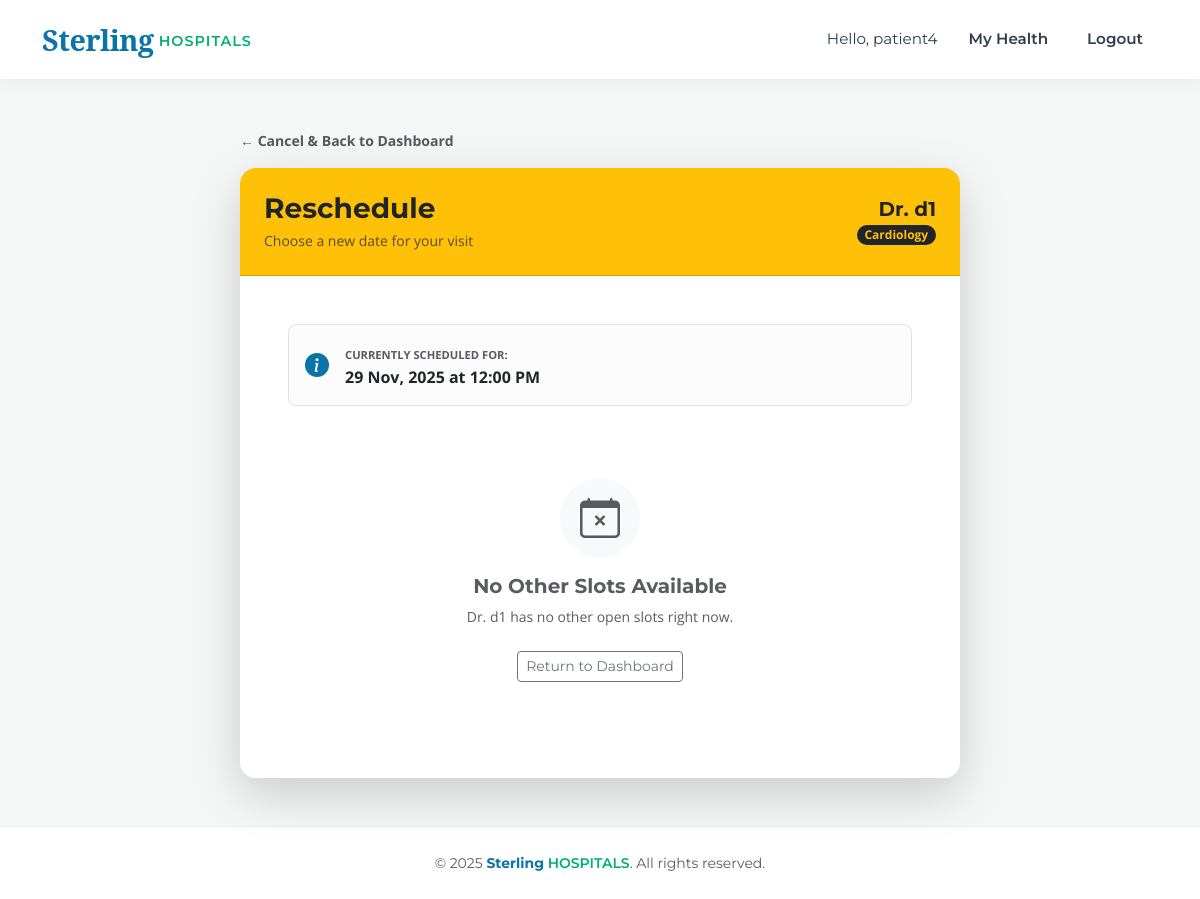
The app's page /appointment/4/reschedule (signed in), older data.
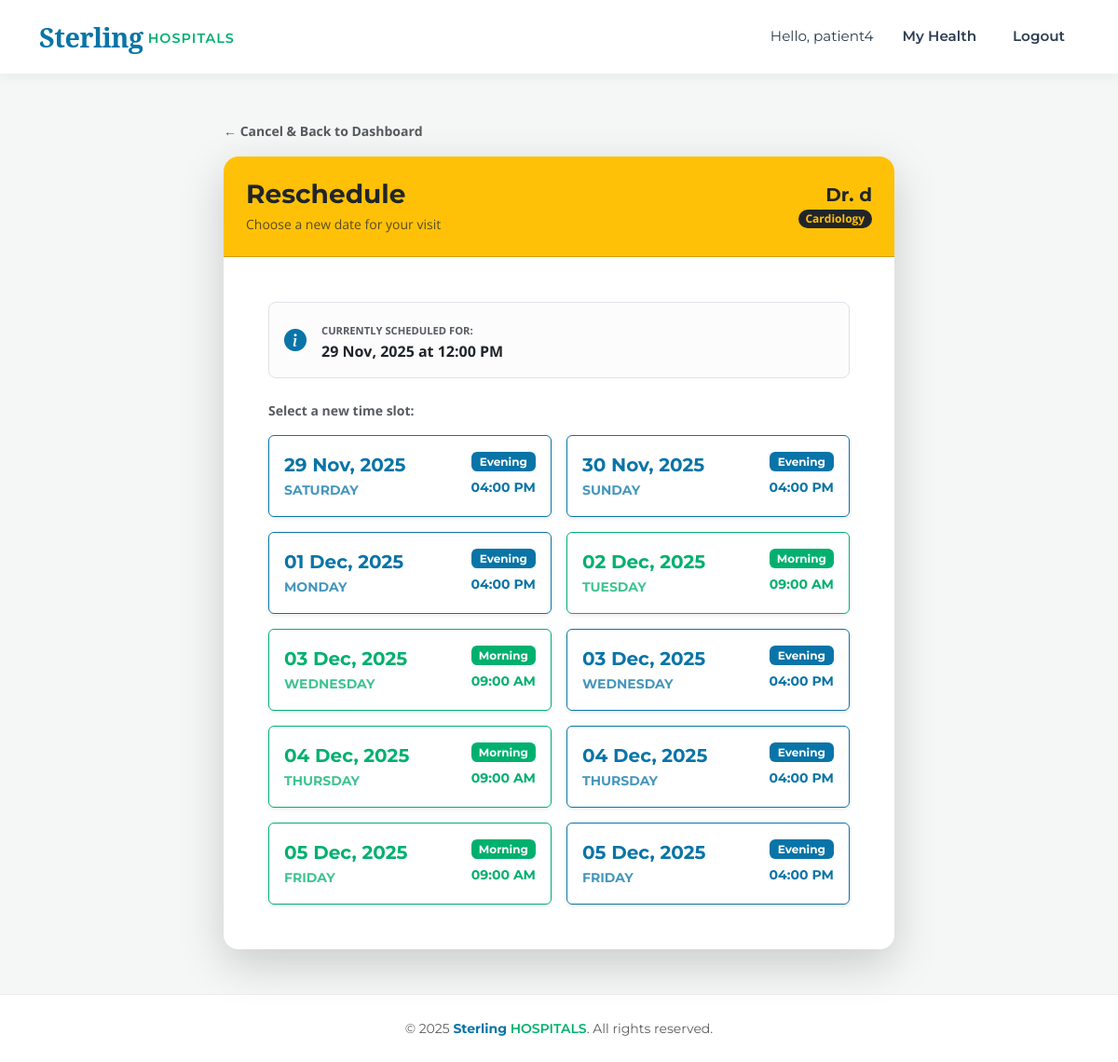
The same page, newer data.
### models.py (models this page shows)
class User(db.Model, UserMixin):
    __tablename__ = 'users'
    id = db.Column(db.Integer, primary_key=True)
    username = db.Column(db.String(100), unique=True, nullable=False)
    email = db.Column(db.String(120), unique=True, nullable=False)
    password = db.Column(db.String(200), nullable=False)
    role = db.Column(db.String(20), nullable=False)  # admin, doctor, patient
    phone_number = db.Column(db.String(15), nullable=True)
    is_active_user = db.Column(db.Boolean, default=True)
    department_id = db.Column(db.Integer, db.ForeignKey('departments.id'), nullable=True)
    doctor_appointments = db.relationship('Appointment', foreign_keys='Appointment.doctor_id', backref='doctor_ref', lazy=True)
    patient_appointments = db.relationship('Appointment', foreign_keys='Appointment.patient_id', backref='patient_ref', lazy=True)

class DoctorAvailability(db.Model):
    __tablename__ = 'doctor_availability'
    id = db.Column(db.Integer, primary_key=True)
    doctor_id = db.Column(db.Integer, db.ForeignKey('users.id'), nullable=False)
    available_date = db.Column(db.Date, nullable=False)
    slot_type = db.Column(db.String(20), nullable=False) # 'Morning' or 'Evening'

### app.py (the view, shortened to what this page needs)
@app.route('/appointment/<int:appointment_id>/reschedule', methods=['GET', 'POST'])
@login_required
def reschedule_appointment(appointment_id):
    appt = db.session.get(Appointment, appointment_id)
    if not appt or appt.patient_id != current_user.id:
        flash('Access denied.', 'danger')
        return redirect(url_for('patient_dashboard'))
    doctor = db.session.get(User, appt.doctor_id)
    availabilities = DoctorAvailability.query.filter(
        DoctorAvailability.doctor_id == doctor.id,
        DoctorAvailability.available_date >= datetime.today().date()
    ).order_by(DoctorAvailability.available_date).all()
    return render_template('reschedule_appointment.html', appointment=appt, doctor=doctor, availabilities=availabilities)

### app.py (called while the page is built)
@login_manager.user_loader
def load_user(user_id):
    return db.session.get(User, int(user_id))

### templates/reschedule_appointment.html (shortened to what the changed rows need)
{% extends "base.html" %}
{% block content %}
<div class="container mt-5">
    <div class="row justify-content-center">
        <div class="col-lg-8">
            <div class="card shadow-lg border-0 rounded-4 overflow-hidden">
                <div class="card-header bg-warning text-dark p-4">
                    <div class="d-flex justify-content-between align-items-center">
                        <div class="text-end">
                            <h5 class="fw-bold mb-0">Dr. {{ doctor.username }}</h5>
                            <span class="badge bg-dark text-warning rounded-pill small">{{ doctor.department.name }}</span>
                        </div>
                    </div>
                </div>
                <div class="card-body p-5 bg-white">
                    <div class="alert alert-light border rounded-3 mb-4 d-flex align-items-center">
                        <i class="bi bi-info-circle-fill text-primary fs-4 me-3"></i>
                        <div>
                        </div>
                    </div>
                    {% if availabilities %}
                        <div class="mb-3 text-muted small fw-bold">
                            Select a new time slot:
                        </div>
                        <div class="row g-3">
                            {% for slot in availabilities %}
                            <div class="col-md-6">
                                <form method="POST" action="{{ url_for('reschedule_appointment', appointment_id=appointment.id) }}">
                                    {% set is_morning = (slot.slot_type == 'Morning') %}
                                    <button type="submit"
                                            class="btn w-100 p-3 text-start d-flex justify-content-between align-items-center shadow-sm card-hover {{ 'btn-outline-success' if is_morning else 'btn-outline-evening' }}"
                                            onclick="return confirm('Confirm Reschedule:\n\nNew Date: {{ slot.available_date }}\nNew Slot: {{ slot.slot_type }}\n\nClick OK to change your appointment.')">
                                        <div>
                                            <div class="fw-bold fs-5">{{ slot.available_date.strftime('%d %b, %Y') }}</div>
                                            <small class="text-uppercase fw-bold opacity-75">{{ slot.available_date.strftime('%A') }}</small>
                                        </div>
                                        <div class="text-end">
                                            <span class="badge {{ 'bg-success' if is_morning else 'bg-evening' }} mb-1 d-block">{{ slot.slot_type }}</span>
                                            <small class="fw-bold {{ 'text-success' if is_morning else 'text-evening' }}">
                                                {% if is_morning %} 09:00 AM {% else %} 04:00 PM {% endif %}
                                            </small>
                                        </div>
                                    </button>
                                </form>
                            </div>
                            {% endfor %}
                        </div>
                    {% else %}
                        <div class="text-center py-5">
                            <div class="bg-light rounded-circle mx-auto mb-3 d-flex align-items-center justify-content-center" style="width: 80px; height: 80px;">
                                <i class="bi bi-calendar-x text-muted fs-1"></i>
                            </div>
                            <h5 class="fw-bold text-muted">No Other Slots Available</h5>
                            <p class="text-muted small">Dr. {{ doctor.username }} has no other open slots right now.</p>
                            <a href="{{ url_for('patient_dashboard') }}" class="btn btn-outline-secondary btn-sm mt-2">Return to Dashboard</a>
                        </div>
                    {% endif %}
                </div>
            </div>
        </div>
    </div>
</div>
{% endblock %}

Row changes from the older to the newer data that the page shows:
changed User (number 2 of 2 on the later page): username "d1" → "d"; username "d1" → (not shown)
added DoctorAvailability: available_date "29 Nov, 2025", available_date "SATURDAY", slot_type "Evening", shows "04:00 PM"
added DoctorAvailability: available_date "30 Nov, 2025", available_date "SUNDAY", slot_type "Evening", shows "04:00 PM"
added DoctorAvailability: available_date "01 Dec, 2025", available_date "MONDAY", slot_type "Evening", shows "04:00 PM"
added DoctorAvailability: available_date "02 Dec, 2025", available_date "TUESDAY", slot_type "Morning", shows "09:00 AM"
added DoctorAvailability: available_date "03 Dec, 2025", available_date "WEDNESDAY", slot_type "Morning", shows "09:00 AM"
added DoctorAvailability: available_date "03 Dec, 2025", available_date "WEDNESDAY", slot_type "Evening", shows "04:00 PM"
added DoctorAvailability: available_date "04 Dec, 2025", available_date "THURSDAY", slot_type "Morning", shows "09:00 AM"
added DoctorAvailability: available_date "04 Dec, 2025", available_date "THURSDAY", slot_type "Evening", shows "04:00 PM"
added DoctorAvailability: available_date "05 Dec, 2025", available_date "FRIDAY", slot_type "Morning", shows "09:00 AM"
added DoctorAvailability: available_date "05 Dec, 2025", available_date "FRIDAY", slot_type "Evening", shows "04:00 PM"
Text that changed along with them:
text no longer shown: "No Other Slots Available Dr. has no other open slots right now. Return to Dashboard"
text now shown: "Select a new time slot:"
